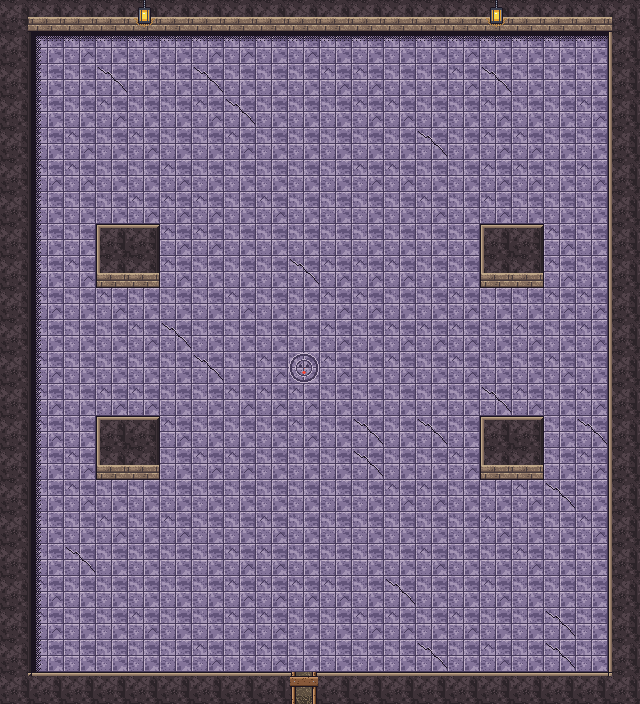

Below is a game level as drawn by its tile map, then a one-line description and the .tmx file that defines it, in full:
An orthogonal 20x22 tile map with 32x32 px tiles, 4 tile layers (Sol, Decor, Murs, Dessus) and 12 objects (4x pilier, 4x Marqueur, Sortie, Porte, Spawn, ...).

<map version="1.10" tiledversion="1.12.2" orientation="orthogonal" renderorder="right-down" width="20" height="22" tilewidth="32" tileheight="32" infinite="0" nextlayerid="6" nextobjectid="13">
 <properties>
  <property name="carte_x" type="int" value="2" />
  <property name="carte_y" type="int" value="4" />
  <property name="etage" value="rdc" />
 </properties>
 <tileset firstgid="1" source="../tilesets/mine.tsx" />
 <layer id="1" name="Sol" width="20" height="22">
  <data encoding="csv">
137,138,137,137,137,137,137,137,140,137,138,137,138,138,137,140,137,137,137,137,
137,137,138,137,137,137,138,138,137,138,137,137,137,137,138,137,137,137,137,137,
138,137,137,140,137,137,140,137,137,137,138,138,137,137,138,140,137,137,137,140,
137,137,137,138,137,137,138,140,137,137,137,138,138,137,137,138,137,137,138,140,
137,137,138,137,138,137,137,138,137,137,137,137,137,140,137,138,138,137,137,137,
138,138,138,137,137,138,137,137,137,137,137,138,138,137,137,138,138,137,138,137,
137,137,137,137,138,138,138,137,138,137,137,137,137,138,137,138,137,137,137,137,
137,137,137,137,137,138,138,137,137,137,137,137,137,137,137,137,138,138,137,137,
137,137,138,137,138,138,137,137,137,140,138,138,138,137,137,140,137,138,137,138,
137,138,137,138,137,137,137,138,137,137,138,138,137,137,138,137,137,138,138,137,
137,137,137,137,138,140,137,137,137,137,138,137,138,138,138,137,138,137,138,137,
140,138,137,137,137,137,140,137,138,139,138,137,138,137,138,137,137,138,137,137,
140,138,137,138,138,137,137,138,138,138,137,137,137,137,137,140,138,137,138,137,
137,138,137,138,137,138,137,137,137,138,137,140,137,140,137,138,138,137,140,137,
137,137,138,140,138,137,138,138,137,137,137,140,137,137,138,140,137,137,138,137,
137,137,138,137,137,137,137,137,137,137,137,137,138,138,137,137,138,140,137,137,
137,137,137,138,137,138,137,137,138,137,137,137,137,137,137,138,137,137,138,140,
137,137,140,137,137,137,137,138,138,137,137,137,137,138,137,137,138,137,137,137,
137,138,137,137,137,137,137,138,138,138,138,137,140,137,137,138,137,137,137,138,
137,138,137,137,138,137,137,138,138,137,137,138,138,137,138,137,137,140,137,137,
137,137,137,137,137,137,138,137,138,137,137,137,137,140,137,138,137,140,137,138,
138,140,140,137,137,137,137,138,137,138,138,138,137,138,137,138,138,140,138,137
</data>
 </layer>
 <layer id="2" name="Decor" width="20" height="22">
  <data encoding="csv">
0,0,0,0,0,0,0,0,0,0,0,0,0,0,0,0,0,0,0,0,
0,15,13,13,13,13,13,13,13,13,13,13,13,13,13,13,13,13,13,0,
0,14,0,0,0,0,0,0,0,0,0,0,0,0,0,0,0,0,0,0,
0,14,0,0,0,0,0,0,0,0,0,0,0,0,0,0,0,0,0,0,
0,14,0,0,0,0,0,0,0,0,0,0,0,0,0,0,0,0,0,0,
0,14,0,0,0,0,0,0,0,0,0,0,0,0,0,0,0,0,0,0,
0,14,0,0,0,0,0,0,0,0,0,0,0,0,0,0,0,0,0,0,
0,14,0,0,0,0,0,0,0,0,0,0,0,0,0,0,0,0,0,0,
0,14,0,0,0,0,0,0,0,0,0,0,0,0,0,0,0,0,0,0,
0,14,0,0,0,0,0,0,0,0,0,0,0,0,0,0,0,0,0,0,
0,14,0,0,0,0,0,0,0,0,0,0,0,0,0,0,0,0,0,0,
0,14,0,0,0,0,0,0,0,0,0,0,0,0,0,0,0,0,0,0,
0,14,0,0,0,0,0,0,0,0,0,0,0,0,0,0,0,0,0,0,
0,14,0,0,0,0,0,0,0,0,0,0,0,0,0,0,0,0,0,0,
0,14,0,0,0,0,0,0,0,0,0,0,0,0,0,0,0,0,0,0,
0,14,0,0,0,0,0,0,0,0,0,0,0,0,0,0,0,0,0,0,
0,14,0,0,0,0,0,0,0,0,0,0,0,0,0,0,0,0,0,0,
0,14,0,0,0,0,0,0,0,0,0,0,0,0,0,0,0,0,0,0,
0,14,0,0,0,0,0,0,0,0,0,0,0,0,0,0,0,0,0,0,
0,14,0,0,0,0,0,0,0,0,0,0,0,0,0,0,0,0,0,0,
0,14,0,0,0,0,0,0,0,0,0,0,0,0,0,0,0,0,0,0,
0,0,0,0,0,0,0,0,0,0,0,0,0,0,0,0,0,0,0,0
</data>
 </layer>
 <layer id="3" name="Murs" width="20" height="22">
  <data encoding="csv">
21,17,17,17,17,17,17,17,17,17,17,17,17,17,17,17,17,17,17,22,
19,0,0,0,0,0,0,0,0,0,0,0,0,0,0,0,0,0,0,20,
19,0,0,0,0,0,0,0,0,0,0,0,0,0,0,0,0,0,0,20,
19,0,0,0,0,0,0,0,0,0,0,0,0,0,0,0,0,0,0,20,
19,0,0,0,0,0,0,0,0,0,0,0,0,0,0,0,0,0,0,20,
19,0,0,0,0,0,0,0,0,0,0,0,0,0,0,0,0,0,0,20,
19,0,0,0,0,0,0,0,0,0,0,0,0,0,0,0,0,0,0,20,
19,0,0,25,26,0,0,0,0,0,0,0,0,0,0,25,26,0,0,20,
19,0,0,27,28,0,0,0,0,0,0,0,0,0,0,27,28,0,0,20,
19,0,0,0,0,0,0,0,0,0,0,0,0,0,0,0,0,0,0,20,
19,0,0,0,0,0,0,0,0,0,0,0,0,0,0,0,0,0,0,20,
19,0,0,0,0,0,0,0,0,0,0,0,0,0,0,0,0,0,0,20,
19,0,0,0,0,0,0,0,0,0,0,0,0,0,0,0,0,0,0,20,
19,0,0,25,26,0,0,0,0,0,0,0,0,0,0,25,26,0,0,20,
19,0,0,27,28,0,0,0,0,0,0,0,0,0,0,27,28,0,0,20,
19,0,0,0,0,0,0,0,0,0,0,0,0,0,0,0,0,0,0,20,
19,0,0,0,0,0,0,0,0,0,0,0,0,0,0,0,0,0,0,20,
19,0,0,0,0,0,0,0,0,0,0,0,0,0,0,0,0,0,0,20,
19,0,0,0,0,0,0,0,0,0,0,0,0,0,0,0,0,0,0,20,
19,0,0,0,0,0,0,0,0,0,0,0,0,0,0,0,0,0,0,20,
19,0,0,0,0,0,0,0,0,0,0,0,0,0,0,0,0,0,0,20,
23,18,18,18,18,18,18,18,18,42,18,18,18,18,18,18,18,18,18,24
</data>
 </layer>
 <objectgroup id="4" name="Objets">
  <object id="1" type="Sortie" x="288" y="672" width="32" height="32">
   <properties>
    <property name="cible_carte" value="res://scenes/rooms/donjon2_salle_10_room.tscn" />
    <property name="cible_spawn" value="depuis_nord" />
    <property name="godot_node_type" value="area" />
   </properties>
  </object>
  <object id="2" type="Porte" x="288" y="672" width="32" height="32">
   <properties>
    <property name="id" value="donjon2_porte_07" />
    <property name="type" value="grande_cle" />
   </properties>
  </object>
  <object id="3" type="Spawn" x="304" y="624">
   <properties>
    <property name="id" value="depuis_sud" />
   </properties>
   <point />
  </object>
  <object id="4" name="boss_gorm" x="304" y="144">
   <point />
  </object>
  <object id="5" name="pilier" x="96" y="224" width="64" height="64">
  </object>
  <object id="6" name="pilier" x="480" y="224" width="64" height="64">
  </object>
  <object id="7" name="pilier" x="96" y="416" width="64" height="64">
  </object>
  <object id="8" name="pilier" x="480" y="416" width="64" height="64">
  </object>
  <object id="9" type="Marqueur" x="48" y="336">
   <properties>
    <property name="id" value="gorm_bombes_1" />
   </properties>
   <point />
  </object>
  <object id="10" type="Marqueur" x="592" y="336">
   <properties>
    <property name="id" value="gorm_bombes_2" />
   </properties>
   <point />
  </object>
  <object id="11" type="Marqueur" x="48" y="560">
   <properties>
    <property name="id" value="gorm_bombes_3" />
   </properties>
   <point />
  </object>
  <object id="12" type="Marqueur" x="592" y="560">
   <properties>
    <property name="id" value="gorm_bombes_4" />
   </properties>
   <point />
  </object>
 </objectgroup>
 <layer id="5" name="Dessus" width="20" height="22">
  <data encoding="csv">
0,0,0,0,120,0,0,0,0,0,0,0,0,0,0,120,0,0,0,0,
0,0,0,0,0,0,0,0,0,0,0,0,0,0,0,0,0,0,0,0,
0,0,0,0,0,0,0,0,0,0,0,0,0,0,0,0,0,0,0,0,
0,0,0,0,0,0,0,0,0,0,0,0,0,0,0,0,0,0,0,0,
0,0,0,0,0,0,0,0,0,0,0,0,0,0,0,0,0,0,0,0,
0,0,0,0,0,0,0,0,0,0,0,0,0,0,0,0,0,0,0,0,
0,0,0,0,0,0,0,0,0,0,0,0,0,0,0,0,0,0,0,0,
0,0,0,0,0,0,0,0,0,0,0,0,0,0,0,0,0,0,0,0,
0,0,0,0,0,0,0,0,0,0,0,0,0,0,0,0,0,0,0,0,
0,0,0,0,0,0,0,0,0,0,0,0,0,0,0,0,0,0,0,0,
0,0,0,0,0,0,0,0,0,0,0,0,0,0,0,0,0,0,0,0,
0,0,0,0,0,0,0,0,0,0,0,0,0,0,0,0,0,0,0,0,
0,0,0,0,0,0,0,0,0,0,0,0,0,0,0,0,0,0,0,0,
0,0,0,0,0,0,0,0,0,0,0,0,0,0,0,0,0,0,0,0,
0,0,0,0,0,0,0,0,0,0,0,0,0,0,0,0,0,0,0,0,
0,0,0,0,0,0,0,0,0,0,0,0,0,0,0,0,0,0,0,0,
0,0,0,0,0,0,0,0,0,0,0,0,0,0,0,0,0,0,0,0,
0,0,0,0,0,0,0,0,0,0,0,0,0,0,0,0,0,0,0,0,
0,0,0,0,0,0,0,0,0,0,0,0,0,0,0,0,0,0,0,0,
0,0,0,0,0,0,0,0,0,0,0,0,0,0,0,0,0,0,0,0,
0,0,0,0,0,0,0,0,0,0,0,0,0,0,0,0,0,0,0,0,
0,0,0,0,0,0,0,0,0,46,0,0,0,0,0,0,0,0,0,0
</data>
 </layer>
</map>
